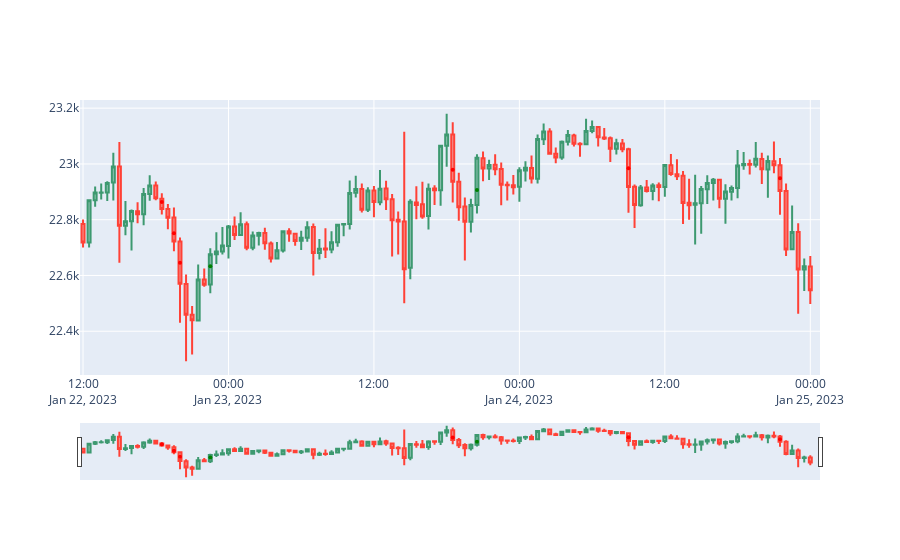
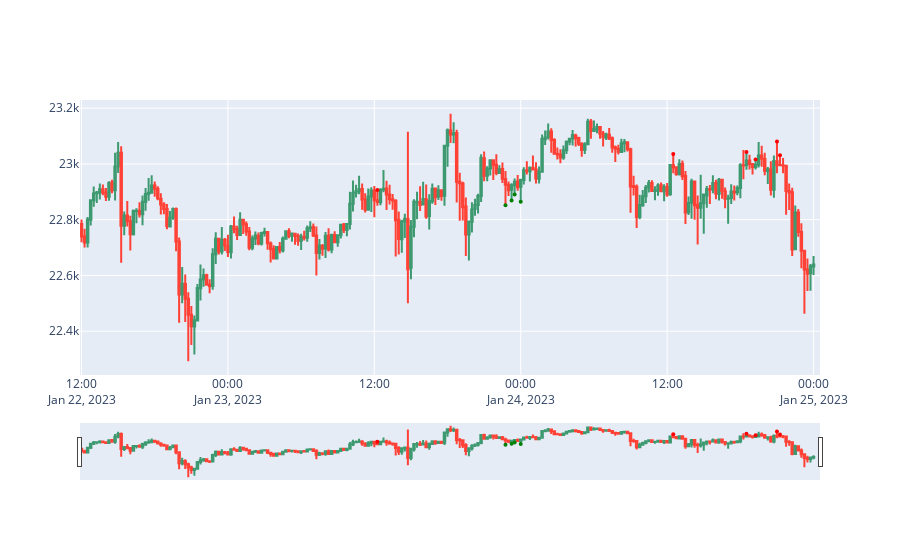

Notebook code for these charts, in order:
### Code cell
up_imbalances, down_imbalances = get_list_of_imbalances(df_higher_tf)
df_lower_tf = check_within_imbalances(df_lower_tf,up_imbalances,down_imbalances)
# df_higher_tf = add_moving_average(200,df_higher_tf)
fig = go.Figure(data=[go.Candlestick(x=df_higher_tf['date'],
                open=df_higher_tf['open'],
                high=df_higher_tf['high'],
                low=df_higher_tf['low'],
                close=df_higher_tf['close'])])

fig1 = go.Figure(data=[go.Candlestick(x=df_lower_tf['date'],
                open=df_lower_tf['open'],
                high=df_lower_tf['high'],
                low=df_lower_tf['low'],
                close=df_lower_tf['close'])])
# fig.add_trace(go.Scatter(x=df_higher_tf['date'], y=df_higher_tf['SMA']))

# fig1 = go.Figure(go.Scatter(x=df_higher_tf['date'],y=df_higher_tf['SMAslope']))

# fig2 = go.Figure(go.Scatter(x=df_higher_tf['date'],y=df_higher_tf['SMAdistance']))

# fig1 = go.Figure(data=[go.Candlestick(x=df_lower_tf['date'],
#                 open=df_lower_tf['open'],
#                 high=df_lower_tf['high'],
#                 low=df_lower_tf['low'],
#                 close=df_lower_tf['close'])])

# buy_orders = []
# sell_orders = []
# multiplier = 2
# for i in range(3, len(df_higher_tf)):
#     if df_higher_tf.iloc[i-1]['within_down_imbalance']:
#         if hammer_up(df_higher_tf.loc[i-1, ['open', 'high', 'low', 'close']]):
#             buy_orders.append((df_higher_tf.iloc[i]['open'], df_higher_tf.iloc[i-1]['low'],
#             round(df_higher_tf.iloc[i]['open'] + (df_higher_tf.iloc[i]['open']-df_higher_tf.iloc[i-1]['low'])*multiplier,2),
#             df_higher_tf.iloc[i]['date']))

#     elif df_higher_tf.iloc[i-1]['within_down_imbalance']:
#         if falling_star_down(df_higher_tf.loc[i-1, ['open', 'high', 'low', 'close']]):
#             sell_orders.append((df_higher_tf.iloc[i]['open'], df_higher_tf.iloc[i-1]['high'],
#             round(df_higher_tf.iloc[i]['open'] - (df_higher_tf.iloc[i-1]['high']-df_higher_tf.iloc[i]['open'])*multiplier,2),
#             df_higher_tf.iloc[i]['date']))
            
    # elif df_higher_tf.iloc[i]['SMAslope'] > -0.0002 and df_higher_tf.iloc[i]['SMAslope'] < 0.0002:
    #     if hammer_up(df_lower_tf.loc[i-1, ['open', 'high', 'low', 'close']]):
    #         buy_orders.append((df_lower_tf.iloc[i]['open'], df_lower_tf.iloc[i-1]['low'],
    #         round(df_lower_tf.iloc[i]['open'] + (df_lower_tf.iloc[i]['open']-df_lower_tf.iloc[i-1]['low'])*multiplier,2),
    #         df_lower_tf.iloc[i]['date']))
        
    #     if falling_star_down(df_lower_tf.loc[i-1, ['open', 'high', 'low', 'close']]):
    #         sell_orders.append((df_lower_tf.iloc[i]['open'], df_lower_tf.iloc[i-1]['high'],
    #         round(df_lower_tf.iloc[i]['open'] - (df_lower_tf.iloc[i-1]['high']-df_lower_tf.iloc[i]['open'])*multiplier,2),
    #         df_lower_tf.iloc[i]['date']))
            
        

# backtest(df_higher_tf,buy_orders,sell_orders,100,1,chart=False)

# for order in buy_orders:
#     fig.add_trace(go.Scatter(x=[order[3]],y=[order[0]],mode='markers', marker=dict(size=4, color='white')))
#     fig.add_trace(go.Scatter(x=[order[3]],y=[order[1]],mode='markers', marker=dict(size=4, color='red')))
#     fig.add_trace(go.Scatter(x=[order[3]],y=[order[2]],mode='markers', marker=dict(size=4, color='green')))

# for order in sell_orders:
#     fig.add_trace(go.Scatter(x=[order[3]],y=[order[0]],mode='markers', marker=dict(size=4, color='white')))
#     fig.add_trace(go.Scatter(x=[order[3]],y=[order[1]],mode='markers', marker=dict(size=4, color='red')))
#     fig.add_trace(go.Scatter(x=[order[3]],y=[order[2]],mode='markers', marker=dict(size=4, color='green')))

for imbalance in up_imbalances:
    fig.add_trace(go.Scatter(x=[imbalance[2]],y=[imbalance[0]],mode='markers', marker=dict(size=4, color='green')))

for imbalance in down_imbalances:
    fig.add_trace(go.Scatter(x=[imbalance[2]],y=[imbalance[0]],mode='markers', marker=dict(size=4, color='red')))

# for i in range(3, len(df_lower_tf)):
#     if hammer_up(df_lower_tf.loc[i-1, ['open', 'high', 'low', 'close']]):
#         fig1.add_trace(go.Scatter(x=[df_lower_tf.iloc[i-1]['date']],y=[df_lower_tf.iloc[i-1]['low']],mode='markers', marker=dict(size=4, color='green')))
#         # fig.add_vline(x=df_higher_tf.iloc[i-1]['date'],line=dict(color='green'))

#     if falling_star_down(df_lower_tf.loc[i-1, ['open', 'high', 'low', 'close']]):
#         fig1.add_trace(go.Scatter(x=[df_lower_tf.iloc[i-1]['date']],y=[df_lower_tf.iloc[i-1]['high']],mode='markers', marker=dict(size=4, color='red')))
#         # fig.add_vline(x=df_higher_tf.iloc[i-1]['date'],line=dict(color='red'))

for i in range(3, len(df_lower_tf)):
    if df_lower_tf.iloc[i]['within_up_imbalance']:
        fig1.add_trace(go.Scatter(x=[df_lower_tf.iloc[i]['date']],y=[df_lower_tf.iloc[i]['low']],mode='markers', marker=dict(size=4, color='green')))
        
    if df_lower_tf.iloc[i]['within_down_imbalance']:
        fig1.add_trace(go.Scatter(x=[df_lower_tf.iloc[i]['date']],y=[df_lower_tf.iloc[i]['high']],mode='markers', marker=dict(size=4, color='red')))

# atr = go.Figure(go.Scatter(
#         x=df_higher_tf['date'],
#         y=df_higher_tf['ATR']
#     ))



fig.update_layout(showlegend=False)
fig.show()
fig1.update_layout(showlegend=False)
fig1.show()
# fig2.update_layout(showlegend=False)
# fig2.show()
# atr.update_layout(showlegend=False)
# atr.show()

### Figure 1 — Plotly figure (JSON) as saved in the notebook; plotly's stock layout.template omitted (floating-point values rounded to 4 significant figures)
{"data": [{"close": [22720.0, 22870.0, 22900.0, 22900.0, 22930.0, 22990.0, 22780.0, 22790.0, 22830.0, 22820.0, 22890.0, 22920.0, 22880.0, 22838, 22810.0, 22720.0, 22570.0, 22460.0, 22440.0, 22590.0, 22570.0, 22680.0, 22690.0, 22710.0, 22780.0, 22750.0, 22780.0, 22700.0, 22740.0, 22750.0, 22720.0, 22660.0, 22690.0, 22760.0, 22750.0, 22720.0, 22740.0, 22770.0, 22680.0, 22700.0, 22690.0, 22720.0, 22780.0, 22780.0, 22900.0, 22910.0, 22840.0, 22900.0, 22860.0, 22910.0, 22870.0, 22800.0, 22790.0, 22620.0, 22860.0, 22850.0, 22810.0, 22910.0, 22910.0, 23070.0, 23110.0, 22940.0, 22850.0, 22790.0, 22850.0, 23020.0, 22980.0, 22996, 22980.0, 22930.0, 22920.0, 22920.0, 22980.0, 22990.0, 22950.0, 23090.0, 23120.0, 23040.0, 23020.0, 23080.0, 23100.0, 23070.0, 23070.0, 23120.0, 23130.0, 23100.0, 23090.0, 23050.0, 23070.0, 23050.0, 22920.0, 22850.0, 22920.0, 22900.0, 22920.0, 22920.0, 23000.0, 22960.0, 22960.0, 22860.0, 22850.0, 22860.0, 22910.0, 22930.0, 22940.0, 22880.0, 22900.0, 22910.0, 22990.0, 23000.0, 23000.0, 23020.0, 22980.0, 23010.0, 23000.0, 22900.0, 22690.0, 22760.0, 22620.0, 22630.0, 22550.0], "high": [22800.0, 22870.0, 22920.0, 22930.0, 22940.0, 23040, 23080.0, 22870.0, 22840.0, 22860.0, 22910.0, 22960.0, 22940.0, 22890.0, 22860.0, 22844, 22736, 22600.0, 22490.0, 22640.0, 22620.0, 22698, 22750.0, 22770.0, 22780.0, 22810.0, 22830.0, 22790.0, 22760.0, 22760.0, 22770.0, 22722, 22720.0, 22760.0, 22770.0, 22753, 22760, 22790.0, 22786, 22730.0, 22770.0, 22760.0, 22780.0, 22788, 22940.0, 22960.0, 22930, 22920.0, 22921, 22978, 22940.0, 22892, 22829, 23115, 22870.0, 22920, 22940.0, 22930, 22920.0, 23070.0, 23180, 23150.0, 22970.0, 22880.0, 22870.0, 23030.0, 23040.0, 23020.0, 23030.0, 23010.0, 22937, 22960.0, 22988, 23010.0, 23030, 23110.0, 23140.0, 23130.0, 23060.0, 23084, 23120.0, 23108, 23078, 23160.0, 23160.0, 23130.0, 23130.0, 23100.0, 23090.0, 23090.0, 23060.0, 22930.0, 22920.0, 22940.0, 22930.0, 22930.0, 23000.0, 23040.0, 23020.0, 22975, 22950.0, 22960.0, 22920.0, 22960.0, 22950.0, 22950.0, 22930.0, 22920.0, 23050, 23040.0, 23020.0, 23079, 23040.0, 23030.0, 23080.0, 23020.0, 22930.0, 22851, 22790.0, 22660.0, 22670], "low": [22700.0, 22700.0, 22850.0, 22870.0, 22870.0, 22870.0, 22650.0, 22740.0, 22690.0, 22790.0, 22780.0, 22870.0, 22870, 22820.0, 22770.0, 22690.0, 22430.0, 22290.0, 22317, 22430.0, 22560, 22540.0, 22640.0, 22680.0, 22660.0, 22730.0, 22740.0, 22690.0, 22690.0, 22710.0, 22690.0, 22650.0, 22660.0, 22680.0, 22720.0, 22710.0, 22690.0, 22720.0, 22600.0, 22660.0, 22660.0, 22680, 22700.0, 22740.0, 22760.0, 22880.0, 22830.0, 22830.0, 22810.0, 22850.0, 22830.0, 22670.0, 22670.0, 22500, 22590.0, 22802, 22800.0, 22770.0, 22850.0, 22850.0, 22990, 22860.0, 22800.0, 22654, 22750.0, 22820.0, 22940.0, 22940.0, 22960.0, 22850.0, 22870.0, 22890.0, 22860.0, 22940.0, 22930.0, 22930.0, 23070.0, 23040.0, 23000.0, 23020.0, 23070.0, 23060.0, 23030.0, 23070.0, 23110.0, 23060.0, 23090.0, 23010.0, 23030.0, 23040.0, 22825, 22770, 22850.0, 22900.0, 22870, 22870.0, 22880.0, 22960.0, 22940.0, 22790.0, 22800.0, 22711, 22750.0, 22860.0, 22870.0, 22840.0, 22790.0, 22870.0, 22880.0, 22980.0, 22960.0, 22987, 22930.0, 22880.0, 22970.0, 22820.0, 22670.0, 22690.0, 22460.0, 22540.0, 22498], "open": [22780.0, 22720.0, 22870.0, 22900.0, 22900.0, 22930.0, 22990.0, 22780.0, 22790.0, 22830.0, 22820.0, 22890.0, 22920.0, 22880.0, 22838, 22810.0, 22720.0, 22570.0, 22460.0, 22440.0, 22590.0, 22570.0, 22680.0, 22690.0, 22710.0, 22780.0, 22740.0, 22780.0, 22700.0, 22740.0, 22750.0, 22710.0, 22660.0, 22690.0, 22760.0, 22750.0, 22720.0, 22740.0, 22770.0, 22680.0, 22700.0, 22690.0, 22720.0, 22780.0, 22780.0, 22900.0, 22910.0, 22840.0, 22900.0, 22860.0, 22910.0, 22870.0, 22800.0, 22790.0, 22630.0, 22860.0, 22860.0, 22810.0, 22910.0, 22910.0, 23070.0, 23110.0, 22940.0, 22850.0, 22790.0, 22850.0, 23020.0, 22980.0, 23000.0, 22980.0, 22930.0, 22920.0, 22920.0, 22980.0, 22990.0, 22950.0, 23090.0, 23120.0, 23040.0, 23020.0, 23080.0, 23100.0, 23070.0, 23070.0, 23120.0, 23130.0, 23090.0, 23090.0, 23050.0, 23070.0, 23050.0, 22920.0, 22850.0, 22920.0, 22900.0, 22920.0, 22920.0, 22990.0, 22960.0, 22960.0, 22860.0, 22850.0, 22860.0, 22910.0, 22930.0, 22940.0, 22880.0, 22900.0, 22910.0, 22990.0, 23000, 23000.0, 23020.0, 22980.0, 23010.0, 23000.0, 22900.0, 22690.0, 22760.0, 22620.0, 22630.0], "type": "candlestick", "x": ["2023-01-22T12:00:00", "2023-01-22T12:30:00", "2023-01-22T13:00:00", "2023-01-22T13:30:00", "2023-01-22T14:00:00", "2023-01-22T14:30:00", "2023-01-22T15:00:00", "2023-01-22T15:30:00", "2023-01-22T16:00:00", "2023-01-22T16:30:00", "2023-01-22T17:00:00", "2023-01-22T17:30:00", "2023-01-22T18:00:00", "2023-01-22T18:30:00", "2023-01-22T19:00:00", "2023-01-22T19:30:00", "2023-01-22T20:00:00", "2023-01-22T20:30:00", "2023-01-22T21:00:00", "2023-01-22T21:30:00", "2023-01-22T22:00:00", "2023-01-22T22:30:00", "2023-01-22T23:00:00", "2023-01-22T23:30:00", "2023-01-23T00:00:00", "2023-01-23T00:30:00", "2023-01-23T01:00:00", "2023-01-23T01:30:00", "2023-01-23T02:00:00", "2023-01-23T02:30:00", "2023-01-23T03:00:00", "2023-01-23T03:30:00", "2023-01-23T04:00:00", "2023-01-23T04:30:00", "2023-01-23T05:00:00", "2023-01-23T05:30:00", "2023-01-23T06:00:00", "2023-01-23T06:30:00", "2023-01-23T07:00:00", "2023-01-23T07:30:00", "2023-01-23T08:00:00", "2023-01-23T08:30:00", "2023-01-23T09:00:00", "2023-01-23T09:30:00", "2023-01-23T10:00:00", "2023-01-23T10:30:00", "2023-01-23T11:00:00", "2023-01-23T11:30:00", "2023-01-23T12:00:00", "2023-01-23T12:30:00", "2023-01-23T13:00:00", "2023-01-23T13:30:00", "2023-01-23T14:00:00", "2023-01-23T14:30:00", "2023-01-23T15:00:00", "2023-01-23T15:30:00", "2023-01-23T16:00:00", "2023-01-23T16:30:00", "2023-01-23T17:00:00", "2023-01-23T17:30:00", "2023-01-23T18:00:00", "2023-01-23T18:30:00", "2023-01-23T19:00:00", "2023-01-23T19:30:00", "2023-01-23T20:00:00", "2023-01-23T20:30:00", "2023-01-23T21:00:00", "2023-01-23T21:30:00", "2023-01-23T22:00:00", "2023-01-23T22:30:00", "2023-01-23T23:00:00", "2023-01-23T23:30:00", "2023-01-24T00:00:00", "2023-01-24T00:30:00", "2023-01-24T01:00:00", "2023-01-24T01:30:00", "2023-01-24T02:00:00", "2023-01-24T02:30:00", "2023-01-24T03:00:00", "2023-01-24T03:30:00", "2023-01-24T04:00:00", "2023-01-24T04:30:00", "2023-01-24T05:00:00", "2023-01-24T05:30:00", "2023-01-24T06:00:00", "2023-01-24T06:30:00", "2023-01-24T07:00:00", "2023-01-24T07:30:00", "2023-01-24T08:00:00", "2023-01-24T08:30:00", "2023-01-24T09:00:00", "2023-01-24T09:30:00", "2023-01-24T10:00:00", "2023-01-24T10:30:00", "2023-01-24T11:00:00", "2023-01-24T11:30:00", "2023-01-24T12:00:00", "2023-01-24T12:30:00", "2023-01-24T13:00:00", "2023-01-24T13:30:00", "2023-01-24T14:00:00", "2023-01-24T14:30:00", "2023-01-24T15:00:00", "2023-01-24T15:30:00", "2023-01-24T16:00:00", "2023-01-24T16:30:00", "2023-01-24T17:00:00", "2023-01-24T17:30:00", "2023-01-24T18:00:00", "2023-01-24T18:30:00", "2023-01-24T19:00:00", "2023-01-24T19:30:00", "2023-01-24T20:00:00", "2023-01-24T20:30:00", "2023-01-24T21:00:00", "2023-01-24T21:30:00", "2023-01-24T22:00:00", "2023-01-24T22:30:00", "2023-01-24T23:00:00", "2023-01-24T23:30:00", "2023-01-25T00:00:00"]}, {"marker": {"color": "green", "size": 4}, "mode": "markers", "type": "scatter", "x": ["2023-01-22T22:30:00"], "y": [22630.0]}, {"marker": {"color": "green", "size": 4}, "mode": "markers", "type": "scatter", "x": ["2023-01-23T20:30:00"], "y": [22910.0]}, {"marker": {"color": "red", "size": 4}, "mode": "markers", "type": "scatter", "x": ["2023-01-22T18:30:00"], "y": [22860.0]}, {"marker": {"color": "red", "size": 4}, "mode": "markers", "type": "scatter", "x": ["2023-01-22T19:30:00"], "y": [22751]}, {"marker": {"color": "red", "size": 4}, "mode": "markers", "type": "scatter", "x": ["2023-01-22T20:00:00"], "y": [22650.0]}, {"marker": {"color": "red", "size": 4}, "mode": "markers", "type": "scatter", "x": ["2023-01-23T18:30:00"], "y": [22979]}, {"marker": {"color": "red", "size": 4}, "mode": "markers", "type": "scatter", "x": ["2023-01-24T09:00:00"], "y": [22980.0]}, {"marker": {"color": "red", "size": 4}, "mode": "markers", "type": "scatter", "x": ["2023-01-24T21:30:00"], "y": [22950.0]}], "layout": {"showlegend": false}}

### Figure 2 — Plotly figure (JSON) as saved in the notebook; plotly's stock layout.template omitted (floating-point values rounded to 4 significant figures; data arrays with more than 128 entries replaced by an {"elided": "..."} marker saying what was removed)
{"data": [{"close": {"elided": "241 float values"}, "high": {"elided": "241 float values"}, "low": {"elided": "241 float values"}, "open": {"elided": "241 float values"}, "type": "candlestick", "x": {"elided": "241 str values"}}, {"marker": {"color": "red", "size": 4}, "mode": "markers", "type": "scatter", "x": ["2023-01-23T12:15:00"], "y": [22910.0]}, {"marker": {"color": "green", "size": 4}, "mode": "markers", "type": "scatter", "x": ["2023-01-23T22:45:00"], "y": [22850.0]}, {"marker": {"color": "green", "size": 4}, "mode": "markers", "type": "scatter", "x": ["2023-01-23T23:15:00"], "y": [22870.0]}, {"marker": {"color": "green", "size": 4}, "mode": "markers", "type": "scatter", "x": ["2023-01-23T23:30:00"], "y": [22890.0]}, {"marker": {"color": "green", "size": 4}, "mode": "markers", "type": "scatter", "x": ["2023-01-24T00:00:00"], "y": [22860.0]}, {"marker": {"color": "red", "size": 4}, "mode": "markers", "type": "scatter", "x": ["2023-01-24T12:30:00"], "y": [23040.0]}, {"marker": {"color": "red", "size": 4}, "mode": "markers", "type": "scatter", "x": ["2023-01-24T18:30:00"], "y": [23040.0]}, {"marker": {"color": "red", "size": 4}, "mode": "markers", "type": "scatter", "x": ["2023-01-24T19:15:00"], "y": [23020.0]}, {"marker": {"color": "red", "size": 4}, "mode": "markers", "type": "scatter", "x": ["2023-01-24T21:00:00"], "y": [23080.0]}, {"marker": {"color": "red", "size": 4}, "mode": "markers", "type": "scatter", "x": ["2023-01-24T21:15:00"], "y": [23030.0]}], "layout": {"showlegend": false}}
